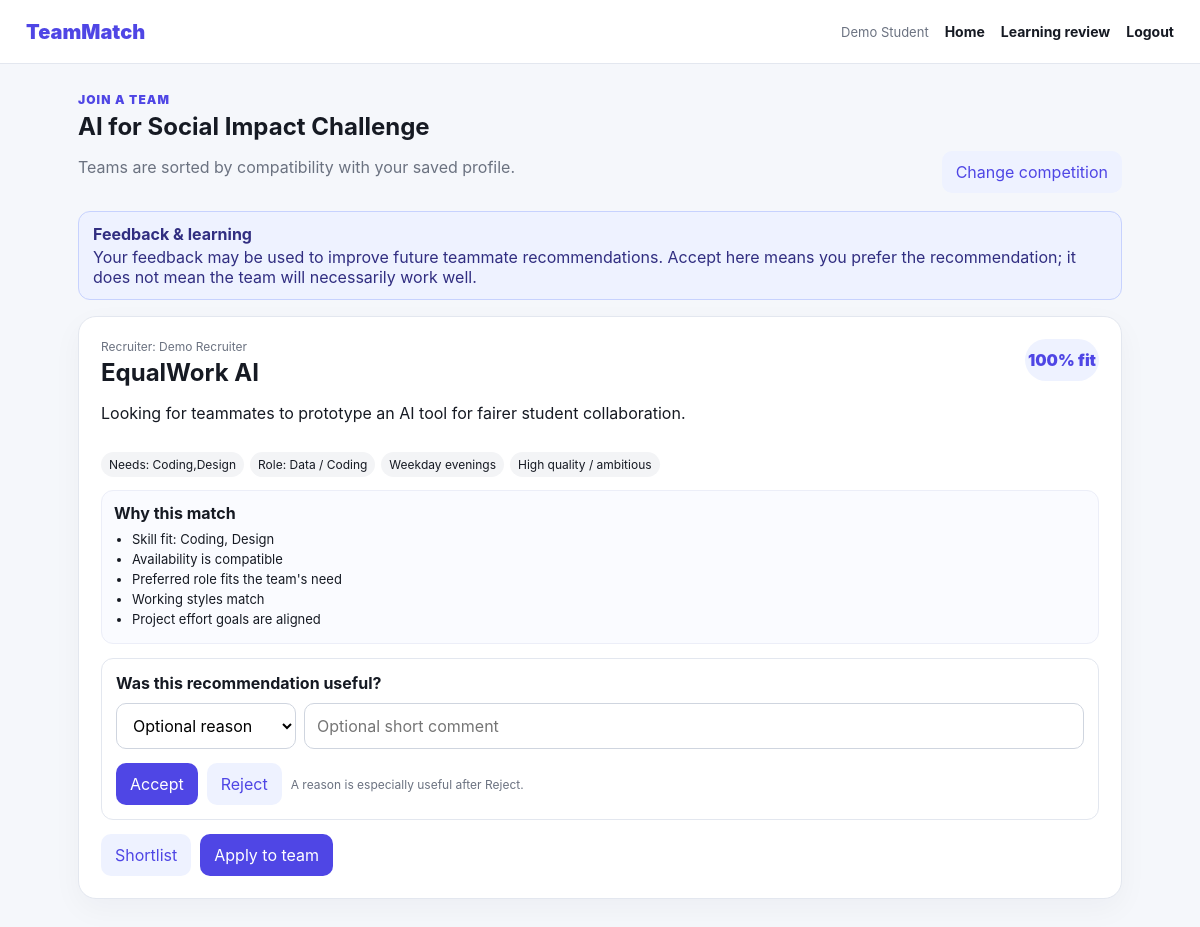
Page /competition/1/teams (signed in) on the committed database.
### tables this page shows
CREATE TABLE users (
            id INTEGER PRIMARY KEY AUTOINCREMENT,
            name TEXT NOT NULL,
            university TEXT NOT NULL,
            email TEXT NOT NULL UNIQUE,
            password_hash TEXT NOT NULL,
            skills TEXT NOT NULL,
            availability TEXT NOT NULL,
            preferred_role TEXT NOT NULL,
            working_style TEXT NOT NULL,
            project_goal TEXT NOT NULL,
            feedback_opt_in INTEGER NOT NULL DEFAULT 1,
            created_at DATETIME DEFAULT CURRENT_TIMESTAMP
        );

CREATE TABLE competitions (
            id INTEGER PRIMARY KEY AUTOINCREMENT,
            name TEXT NOT NULL,
            organizer TEXT,
            deadline TEXT,
            description TEXT
        );

CREATE TABLE teams (
            id INTEGER PRIMARY KEY AUTOINCREMENT,
            competition_id INTEGER NOT NULL,
            owner_id INTEGER NOT NULL,
            title TEXT NOT NULL,
            description TEXT,
            needed_skills TEXT NOT NULL,
            needed_role TEXT NOT NULL,
            availability TEXT NOT NULL,
            working_style TEXT NOT NULL,
            project_goal TEXT NOT NULL,
            members_needed INTEGER NOT NULL DEFAULT 1,
            created_at DATETIME DEFAULT CURRENT_TIMESTAMP,
            FOREIGN KEY (competition_id) REFERENCES competitions(id),
            FOREIGN KEY (owner_id) REFERENCES users(id)
        );

### app.py (the view)
@app.route("/competition/<int:competition_id>/teams")
@login_required
def competition_teams(competition_id):
    user = current_user(); conn = get_db()
    competition = conn.execute("SELECT * FROM competitions WHERE id=?", (competition_id,)).fetchone()
    if not competition: conn.close(); abort(404)
    teams = conn.execute("""SELECT teams.*, users.name AS owner_name FROM teams JOIN users ON users.id=teams.owner_id WHERE teams.competition_id=? AND teams.owner_id != ? ORDER BY teams.created_at DESC""", (competition_id, user["id"])).fetchall()
    weights = get_active_weights(conn)
    enriched = []
    for team in teams:
        score, reasons, factors = compatibility(user, team, weights)
        applied = conn.execute("SELECT status FROM applications WHERE team_id=? AND user_id=?", (team["id"], user["id"])).fetchone()
        shortlisted = conn.execute("SELECT 1 FROM shortlists WHERE team_id=? AND user_id=?", (team["id"], user["id"])).fetchone()
        enriched.append({"team":team,"score":score,"reasons":reasons,"factors":factors,"application_status":applied["status"] if applied else None,"shortlisted":bool(shortlisted)})
    enriched.sort(key=lambda x:x["score"], reverse=True); conn.close()
    return render_template("teams.html", competition=competition, matches=enriched, feedback_reasons=REASONS, active_weights=weights)

### app.py (called while the page is built)
def login_required(view):
    @wraps(view)
    def wrapped(*args, **kwargs):
        if "user_id" not in session:
            flash("Please log in first.")
            return redirect(url_for("login"))
        return view(*args, **kwargs)
    return wrapped

def current_user():
    if "user_id" not in session:
        return None
    conn = get_db()
    user = conn.execute("SELECT * FROM users WHERE id = ?", (session["user_id"],)).fetchone()
    conn.close()
    return user

@app.context_processor
def inject_user():
    return {"logged_in_user": current_user()}

### db.py (called while the page is built)
def get_db():
    conn = sqlite3.connect(DB_PATH)
    conn.row_factory = sqlite3.Row
    conn.execute("PRAGMA foreign_keys = ON")
    return conn

### matching.py (called while the page is built)
def split_values(text):
    return [x.strip() for x in (text or "").split(",") if x.strip()]

def get_active_weights(conn=None):
    owns = conn is None
    conn = conn or get_db()
    row = conn.execute("SELECT * FROM matching_settings WHERE id = 1").fetchone()
    if owns:
        conn.close()
    if not row:
        return DEFAULT_WEIGHTS.copy()
    return {k: float(row[k]) for k in DEFAULT_WEIGHTS}

### templates/teams.html (shortened to what this page needs)
{% extends "base.html" %}
{% block content %}
<section class="page-head">
  <div>
    <div class="eyebrow">Join a Team</div>
    <h1>{{ competition.name }}</h1>
    <p class="muted">Teams are sorted by compatibility with your saved profile.</p>
  </div>
  <a class="secondary-link" href="{{ url_for('competitions', mode='join') }}">Change competition</a>
</section>
<section class="notice-card">
  <strong>Feedback & learning</strong>
  <span>Your feedback may be used to improve future teammate recommendations. Accept here means you prefer the recommendation; it does not mean the team will necessarily work well.</span>
</section>
{% if matches %}
  <div class="stack">
    {% for item in matches %}
      <article class="card match-card">
        <div class="match-top">
          <div>
            <div class="muted small">Recruiter: {{ item.team.owner_name }}</div>
            <h2>{{ item.team.title }}</h2>
            <p>{{ item.team.description }}</p>
          </div>
          <div class="score">{{ item.score }}% fit</div>
        </div>
        <div class="tags">
          <span>Needs: {{ item.team.needed_skills }}</span>
          <span>Role: {{ item.team.needed_role }}</span>
          <span>{{ item.team.availability }}</span>
          <span>{{ item.team.project_goal }}</span>
        </div>
        <div class="reason-box">
          <strong>Why this match</strong>
          <ul>{% for reason in item.reasons %}<li>{{ reason }}</li>{% endfor %}</ul>
        </div>
        <div class="feedback-box">
          <strong>Was this recommendation useful?</strong>
          <form method="post" action="{{ url_for('recommendation_feedback', team_id=item.team.id) }}">
            <div class="feedback-grid">
              <select name="reason" aria-label="Feedback reason">
                <option value="">Optional reason</option>
              </select>
              <input name="comment" maxlength="180" placeholder="Optional short comment">
            </div>
            <div class="button-row">
              <button class="primary compact" type="submit" name="decision" value="Accept">Accept</button>
              <button class="secondary" type="submit" name="decision" value="Reject">Reject</button>
              <span class="muted small">A reason is especially useful after Reject.</span>
            </div>
          </form>
        </div>
        <div class="button-row">
          <form method="post" action="{{ url_for('shortlist_team', team_id=item.team.id) }}">
            <button class="secondary" type="submit">{{ "Remove shortlist" if item.shortlisted else "Shortlist" }}</button>
          </form>
          {% if item.application_status %}
            <button class="disabled" disabled>Applied · {{ item.application_status }}</button>
          {% else %}
            <form method="post" action="{{ url_for('apply_team', team_id=item.team.id) }}">
              <button class="primary compact" type="submit">Apply to team</button>
            </form>
          {% endif %}
        </div>
      </article>
    {% endfor %}
  </div>
{% else %}
  <section class="card"><p class="muted">No recruiting teams are available for this competition yet.</p></section>
{% endif %}
{% endblock %}

### templates/base.html (shortened to what this page needs)
<!doctype html>
<html lang="en">
<head>
  <link rel="stylesheet" href="{{ url_for('static', filename='style.css') }}">
</head>
<body>
  <nav class="nav">
    <a class="brand" href="{{ url_for('dashboard') if logged_in_user else url_for('login') }}">TeamMatch</a>
    <div class="nav-links">
      {% if logged_in_user %}
        <span class="nav-user">{{ logged_in_user.name }}</span>
        <a href="{{ url_for('dashboard') }}">Home</a>
        <a href="{{ url_for('learning_dashboard') }}">Learning review</a>
        <a href="{{ url_for('logout') }}">Logout</a>
      {% endif %}
    </div>
  </nav>
  <main class="container">
    {% block content %}{% endblock %}
  </main>
</body>
</html>

### static/style.css (style rules this page uses)
:root { --bg:#f5f7fb; --card:#ffffff; --ink:#161a23; --muted:#6b7280; --line:#e3e7ef; --accent:#4f46e5; --accent-dark:#3730a3; --accent-soft:#eef2ff; --success:#166534; }
* { box-sizing:border-box }
body { margin:0; background:var(--bg); color:var(--ink); font-family:Inter,ui-sans-serif,system-ui,-apple-system,BlinkMacSystemFont,"Segoe UI",sans-serif; }
a { color:inherit }
.nav { height:64px; display:flex; align-items:center; justify-content:space-between; padding:0 26px; background:#fff; border-bottom:1px solid var(--line); }
.brand { font-size:20px;font-weight:900;color:var(--accent);text-decoration:none }
.nav-links { display:flex;gap:16px;align-items:center }
.nav-links a { text-decoration:none;font-weight:700;font-size:14px }
.nav-user { color:var(--muted);font-size:13px }
.container { max-width:1080px;margin:0 auto;padding:28px 18px 64px }
.eyebrow { font-size:12px;font-weight:900;text-transform:uppercase;letter-spacing:.09em;color:var(--accent) }
.muted { color:var(--muted) }
.small { font-size:12px }
.auth-card,.card { background:var(--card); border:1px solid var(--line); border-radius:18px; padding:22px; box-shadow:0 10px 30px rgba(15,23,42,.04); }
input,select,textarea { width:100%; padding:11px 12px; border:1px solid #cfd5df; border-radius:10px; background:#fff; font:inherit; }
button,.primary-link,.secondary-link { border:0; border-radius:10px; padding:11px 14px; font-weight:900; font:inherit; cursor:pointer; text-decoration:none; display:inline-block; }
.primary,.primary-link { background:var(--accent);color:#fff }
.primary { width:100%;margin-top:16px }
.primary.compact { width:auto;margin-top:0 }
.secondary,.secondary-link { background:var(--accent-soft);color:var(--accent) }
.page-head { display:flex;justify-content:space-between;align-items:flex-end;gap:18px;margin-bottom:18px }
.page-head h1 { margin:5px 0 4px }
.stack { display:grid;gap:14px }
.match-top { display:flex;justify-content:space-between;gap:15px }
.match-top h2 { margin:4px 0 5px }
.score { min-width:74px;height:42px;display:grid;place-items:center; border-radius:999px;background:var(--accent-soft);color:var(--accent);font-weight:900 }
.tags { display:flex;flex-wrap:wrap;gap:6px;margin:13px 0 }
.tags span { font-size:12px;padding:5px 8px;border-radius:999px;background:#f3f4f6 }
.reason-box { background:#fafbff;border:1px solid #eceef8;border-radius:12px;padding:12px }
.reason-box ul { margin:8px 0 0 18px;padding:0 }
.reason-box li { margin:4px 0;font-size:13px }
.button-row { display:flex;gap:9px;align-items:center;margin-top:14px }
.button-row form { margin:0 }
.notice-card { background:#eef2ff;border:1px solid #c7d2fe;color:#312e81;border-radius:12px;padding:12px 14px;margin-bottom:16px;display:grid;gap:3px }
.feedback-box { margin-top:14px;padding:14px;border:1px solid var(--line);border-radius:12px;background:#fff }
.feedback-grid { display:grid;grid-template-columns:180px 1fr;gap:8px;margin-top:10px }

### rows in the picture
users: name "Demo Student"
competitions: name "AI for Social Impact Challenge"
users: team.owner_name "Demo Recruiter"
teams: team "EqualWork AI", team.description "Looking for teammates to prototype an AI tool for fairer student collaboration.", team.needed_skills "Coding,Design", team.needed_role "Data / Coding", team.availability "Weekday evenings", team.project_goal "High quality / ambitious"

### other values in the picture
{{ item.score }} "100"
{{ reason }} "Skill fit: Coding, Design" "Availability is compatible" "Preferred role fits the team's need" "Working styles match" "Project effort goals are aligned"
{{ "Remove shortlist" if item.shortlisted else "Shortlist" }} "Shortlist"
